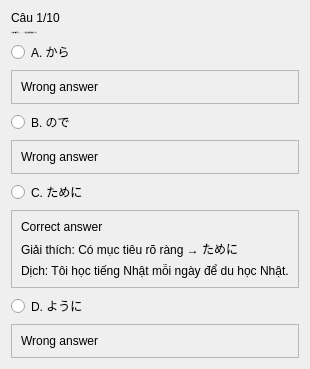
               <widget class="QWidget" name="bai2_cau1">
                <layout class="QVBoxLayout" name="layout_bai2_cau1">
                 <item>
                  <widget class="QLabel" name="bai2_progress1">
                   <property name="text">
                    <string>Câu 1/10</string>
                   </property>
                  </widget>
                 </item>
                 <item>
                  <widget class="QLabel" name="bai2_question1">
                   <property name="font">
                    <font>
                     <family>Segoe UI</family>
                     <pointsize>-1</pointsize>
                     <weight>75</weight>
                     <bold>true</bold>
                    </font>
                   </property>
                   <property name="text">
                    <string>1. 日本に留学する（　　　）、毎日日本語を勉強している。</string>
                   </property>
                   <property name="wordWrap">
                    <bool>true</bool>
                   </property>
                  </widget>
                 </item>
                 <item>
                  <widget class="QRadioButton" name="bai2_1_A">
                   <property name="text">
                    <string>A. から</string>
                   </property>
                  </widget>
                 </item>
                 <item>
                  <widget class="QFrame" name="frame_41">
                   <property name="frameShape">
                    <enum>QFrame::StyledPanel</enum>
                   </property>
                   <property name="frameShadow">
                    <enum>QFrame::Raised</enum>
                   </property>
                   <layout class="QVBoxLayout" name="verticalLayout_46">
                    <item>
                     <widget class="QLabel" name="label_76">
                      <property name="text">
                       <string>Wrong answer</string>
                      </property>
                     </widget>
                    </item>
                   </layout>
                  </widget>
                 </item>
                 <item>
                  <widget class="QRadioButton" name="bai2_1_B">
                   <property name="text">
                    <string>B. ので</string>
                   </property>
                  </widget>
                 </item>
                 <item>
                  <widget class="QFrame" name="frame_42">
                   <property name="frameShape">
                    <enum>QFrame::StyledPanel</enum>
                   </property>
                   <property name="frameShadow">
                    <enum>QFrame::Raised</enum>
                   </property>
                   <layout class="QVBoxLayout" name="verticalLayout_47">
                    <item>
                     <widget class="QLabel" name="label_80">
                      <property name="text">
                       <string>Wrong answer</string>
                      </property>
                     </widget>
                    </item>
                   </layout>
                  </widget>
                 </item>
                 <item>
                  <widget class="QRadioButton" name="bai2_1_C">
                   <property name="text">
                    <string>C. ために</string>
                   </property>
                  </widget>
                 </item>
                 <item>
                  <widget class="QFrame" name="frame_43">
                   <property name="frameShape">
                    <enum>QFrame::StyledPanel</enum>
                   </property>
                   <property name="frameShadow">
                    <enum>QFrame::Raised</enum>
                   </property>
                   <layout class="QVBoxLayout" name="verticalLayout_48">
                    <item>
                     <widget class="QLabel" name="label_79">
                      <property name="text">
                       <string>Correct answer</string>
                      </property>
                     </widget>
                    </item>
                    <item>
                     <widget class="QLabel" name="label_77">
                      <property name="text">
                       <string>Giải thích: Có mục tiêu rõ ràng → ために</string>
                      </property>
                     </widget>
                    </item>
                    <item>
                     <widget class="QLabel" name="label_78">
                      <property name="text">
                       <string>Dịch: Tôi học tiếng Nhật mỗi ngày để du học Nhật.</string>
                      </property>
                     </widget>
                    </item>
                   </layout>
                  </widget>
                 </item>
                 <item>
                  <widget class="QRadioButton" name="bai2_1_D">
                   <property name="text">
                    <string>D. ように</string>
                   </property>
                  </widget>
                 </item>
                 <item>
                  <widget class="QFrame" name="frame_44">
                   <property name="frameShape">
                    <enum>QFrame::StyledPanel</enum>
                   </property>
                   <property name="frameShadow">
                    <enum>QFrame::Raised</enum>
                   </property>
                   <layout class="QVBoxLayout" name="verticalLayout_49">
                    <item>
                     <widget class="QLabel" name="label_81">
                      <property name="text">
                       <string>Wrong answer</string>
                      </property>
                     </widget>
                    </item>
                   </layout>
                  </widget>
                 </item>
                </layout>
               </widget>
